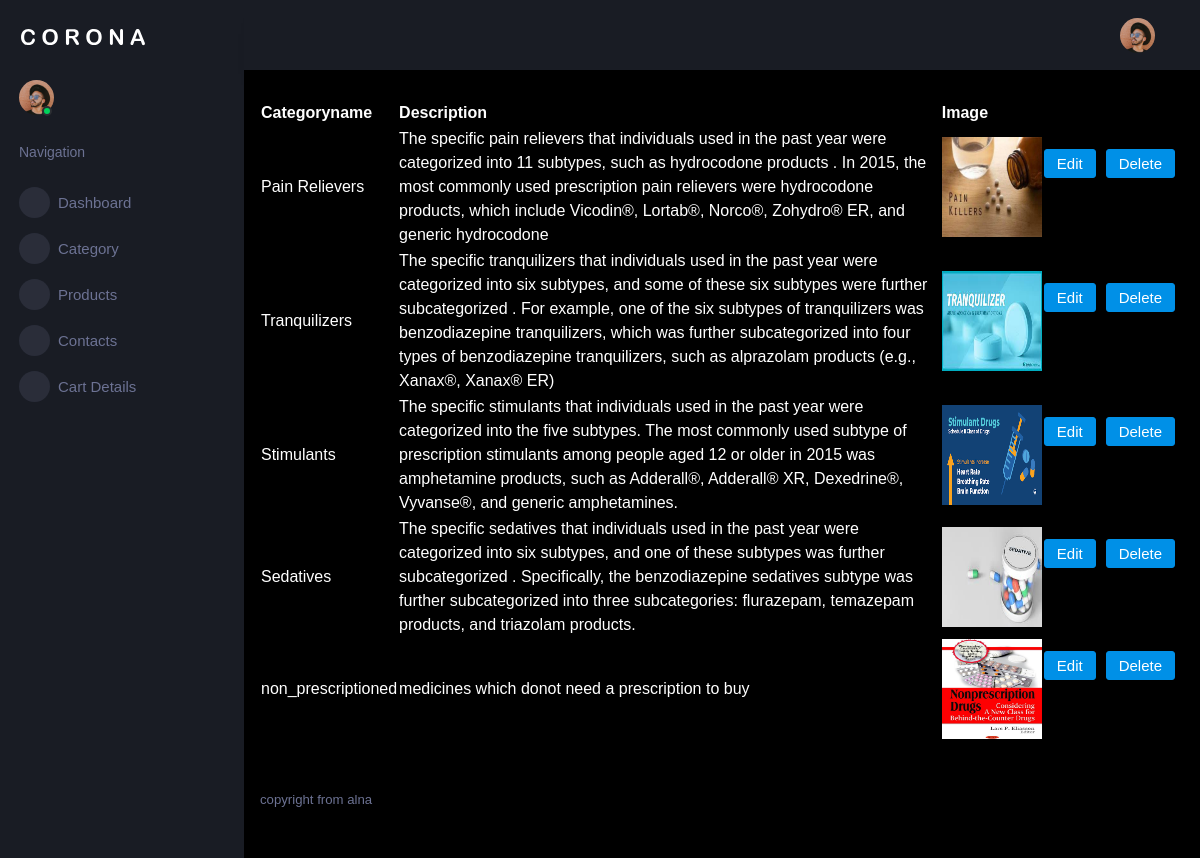
Page /medapp/catdisplay/ on the committed database.
### medapp/models.py (models this page shows)
class catdb(models.Model):
    categoryname=models.CharField(max_length=100,null=True,blank=True)
    description=models.CharField(max_length=100,null=True,blank=True)
    categoryimage=models.ImageField(upload_to="catimage",null=True,blank=True)

### medapp/views.py (the view)
# urls.py: path('catdisplay/',views.catdisplay,name="catdisplay"),
def catdisplay(request):
    cat=catdb.objects.all()
    return render(request,"dis_category.html",{'cat':cat})

### medapp/templates/dis_category.html (shortened to what this page needs)
<!DOCTYPE html>
{% extends 'index.html' %}
{% block content %}
<html lang="en">
<head>
</head>
<body>
<div class="table-responsive" >
                      <table width="100%">
                        <thead>
                          <tr>
                            <th>Categoryname</th>
                            <th>Description</th>
                            <th>Image</th>
                          </tr>
                        </thead>
                        <tbody>
                        {% for i in cat %}
                          <tr>
                            <td>{{ i.categoryname }}</td>
                            <td>{{ i.description }}</td>
                              <td>
                              <img src="{{ i.categoryimage.url }}"width="100px" height="100px">
                            </td>
                               <td>
                                  <form action="{% url 'catedit' catid=i.id %}">
                                       <button type="submit" class="btn btn-primary mr-2">Edit</button>
                                  </form><br><br>
                              </td>
                               <td>
                                  <form action="{% url 'catdelete' catid=i.id %}">
                                      <button type="submit" class="btn btn-primary mr-2">Delete</button>
                                  </form><br><br>
                              </td>
                          </tr>
                        {% endfor %}
                        </tbody>
                      </table>
                    </div>
</body>
</html>
{% endblock %}

### rows in the picture
catdb: categoryname "Pain Relievers", description "The specific pain relievers that individuals used in the past year were categorized into 11 subtypes, such as hydrocodone products . In 2015, the most commonly used prescription pain relievers were hydrocodone products, which include Vicodin®, Lortab®, Norco®, Zohydro® ER, and generic hydrocodone", categoryimage (picture)
catdb: categoryname "Tranquilizers", description "The specific tranquilizers that individuals used in the past year were categorized into six subtypes, and some of these six subtypes were further subcategorized . For example, one of the six subtypes of tranquilizers was benzodiazepine tranquilizers, which was further subcategorized into four types of benzodiazepine tranquilizers, such as alprazolam products (e.g., Xanax®, Xanax® ER)", categoryimage (picture)
catdb: categoryname "Stimulants", description "The specific stimulants that individuals used in the past year were categorized into the five subtypes. The most commonly used subtype of prescription stimulants among people aged 12 or older in 2015 was amphetamine products, such as Adderall®, Adderall® XR, Dexedrine®, Vyvanse®, and generic amphetamines.", categoryimage (picture)
catdb: categoryname "Sedatives", description "The specific sedatives that individuals used in the past year were categorized into six subtypes, and one of these subtypes was further subcategorized . Specifically, the benzodiazepine sedatives subtype was further subcategorized into three subcategories: flurazepam, temazepam products, and triazolam products.", categoryimage (picture)
catdb: categoryname "non_prescriptioned", description "medicines which donot need a prescription to buy", categoryimage (picture)
